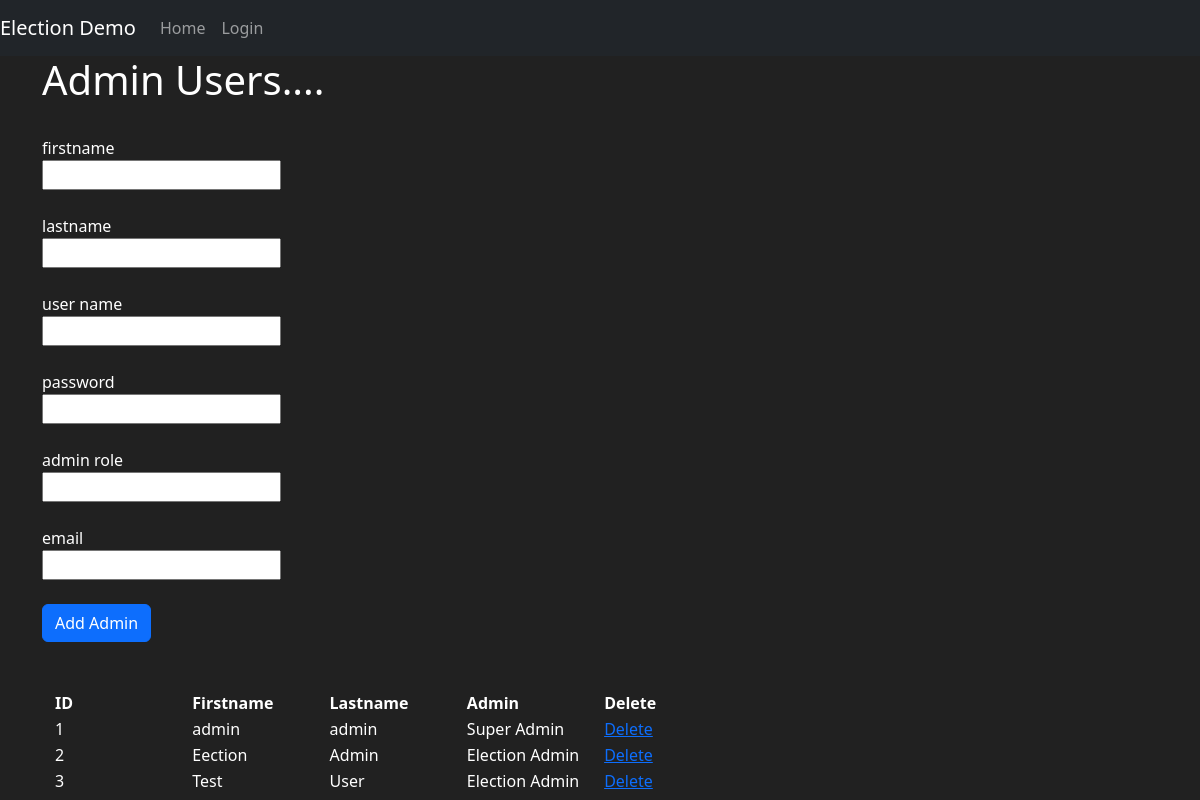
/user_admin, run on the app's committed database.
### election1/models.py (models this page shows, shortened)
class User(db.Model, UserMixin):
    id_user = db.Column(db.Integer, primary_key=True)
    user_firstname = db.Column(db.String(length=45), nullable=False)
    user_lastname = db.Column(db.String(length=45), nullable=False)
    user_so_name = db.Column(db.String(length=30), nullable=False, unique=True)
    user_pass = db.Column(db.String(length=256))
    user_email = db.Column(db.String(length=45), unique=True)
    user_status = db.Column(db.Integer, default=False, nullable=False)
    user_pw_change = db.Column(db.String(length=1))
    user_security = db.Column(db.String(138), default=unique_security_token)
    user_created = db.Column(db.DateTime, default=datetime.now)
    user_sec_send = db.Column(db.DateTime, default=datetime.now)
    user_creation_datetime = db.Column(db.DateTime, default=datetime.now, nullable=False)
    id_admin_role = db.Column(db.Integer, db.ForeignKey('admin_roles.id_admin_role'))
    @classmethod
    def get_all_admins(cls):
        return db.session.query(cls, Admin_roles).select_from(cls).join(Admin_roles).order_by()

class Admin_roles(db.Model):
    id_admin_role = db.Column(db.Integer, primary_key=True)
    admin_role_name = db.Column(db.String(length=45), nullable=False, unique=True)
    creation_datetime = db.Column(db.DateTime, default=datetime.now, nullable=False)
    user = db.relationship('User', backref='admin_roles')

### election1/admins/view.py (the view, shortened to what this page needs)
@admins.route('/user_admin', methods=['GET', 'POST'])
def user_admin():
    form = UserForm()
    the_admins = User.get_all_admins()
    return render_template('user.html', form=form, admins=the_admins)

### election1/admins/form.py
class UserForm(FlaskForm):
    user_firstname = StringField(label='firstname', validators=[Length(min=2, max=30), InputRequired()])
    user_lastname = StringField(label='lastname', validators=[Length(min=2, max=30), InputRequired()])
    user_so_name = StringField(label='user name', validators=[Length(min=2, max=30), InputRequired()])
    user_pass = StringField(label='password', validators=[Length(min=2, max=30), InputRequired()])
    id_admin_role = QuerySelectField(query_factory=admin_roles_query, label='admin role', get_label='admin_role_name')
    user_email = EmailField(label='email', validators=[Email()])
    submit = SubmitField(label='submit')

### election1/admins/view.py (called while the page is built)
@admins.before_request
def check_session_timeout():
    if not session_check():
        home = current_app.config['HOME']
        error = 'idle timeout '
        return render_template('session_timeout.html', error=error, home=home)

### election1/utils.py (called while the page is built, shortened)
def session_check():
    session.permanent = True
    idle_timeout = current_app.config['MYTIMEOUT'].total_seconds()
    session.modified = True
    current_date_time = datetime.now()
    session['last_activity'] = current_date_time.strftime("%Y-%m-%d %H:%M:%S")
    return True

### election1/templates/user.html (shortened to what this page needs)
{% extends 'base.html' %}
{% block content %}
    <div class="container">
        <h1> Admin Users....</h1>
        <br>
        <form method="post" style="color:white" autocomplete="off">
            <div class="row g-3 ">
                <div class="col-2 ">
                     {{ form.user_firstname.label() }}
                </div>
            </div>
             <div class="row g-3 ">
                 <div class="col-auto">
                     {{ form.user_firstname(autocomplete="off") }}
                </div>
            </div>
            <br>
            <div class="row g-3 ">
                 {{ form.user_lastname.label() }}
            </div>
             <div class="row g-3 ">
                 <div class="col-auto">
                     {{ form.user_lastname(autocomplete="off") }}
                </div>
            </div>
           <br>
            <div class="row g-3 ">
                <div class="col-2 ">
                    {{ form.user_so_name.label() }}
                </div>
            </div>
            <div class="row g-3 ">
                 <div class="col-auto">
                     {{ form.user_so_name(autocomplete="off") }}
                </div>
            </div>
           <br>
            <div class="row g-3 ">
                <div class="col-2 ">
                    {{ form.user_pass.label() }}
                </div>
            </div>
            <div class="row g-3 ">
                 <div class="col-auto">
                     {{ form.user_pass(autocomplete="off") }}
                </div>
            </div>
            <br>
            <div class="row g-3 ">
                <div class="col-2 ">
                    {{ form.id_admin_role.label() }}
                </div>
            </div>
            <div class="row g-3 ">
                 <div class="col-auto">
                     {{ form.id_admin_role(autocomplete="off") }}
                </div>
            </div>
             <br>
            <div class="row g-3 ">
                <div class="col-2 ">
                    {{ form.user_email.label() }}
                </div>
            </div>
            <div class="row g-3 ">
                 <div class="col-auto">
                     {{ form.user_email(autocomplete="off") }}
                </div>
            </div>
            <br>
            <div class="d-grid gap-2 d-md-block">
                {{ form.submit(type="submit",value='Add Admin', class="btn btn-primary") }}
            </div>
        </form>
         <br><br>
        <div class="container">
            <table class="table-dark">
               <thead>
                   <tr>
                       <th class="col-2"> ID</th>
                       <th class="col-2"> Firstname</th>
                       <th class="col-2"> Lastname</th>
                       <th class="col-2"> Admin</th>
                       <th class="col-2"> Delete </th>
                   </tr>
               </thead>
               <tbody>
               {% for user, admin_roles in admins %}
               <tr>
                    <td>{{ user.id_user }}</td>
                    <td>{{ user.user_firstname }}</td>
                    <td>{{ user.user_lastname }}</td>
                    <td>{{ admin_roles.admin_role_name }}</td>
                    {% if current_user.id_user != user.id_user %}
                    <td><a href="{{ url_for('admins.deleteuser', xid=user.id_user) }}">Delete</a></td>
                    {% else %}
                    <td>can't delete yourself</td>
                    {% endif %}
                </tr>
                {% endfor %}
               </tbody>
            </table>
        </div>
    </div>
{% endblock %}

### election1/templates/base.html (shortened to what this page needs)
<!doctype html>
<html lang="en">
   <head>
      <link href="https://cdn.jsdelivr.net/npm/bootstrap@5.2.3/dist/css/bootstrap.min.css" rel="stylesheet">
   </head>
    <body>
    <nav class="navbar navbar-expand-md navbar-dark bg-dark">
      <a class="navbar-brand" href="#">Election Demo</a>
      <div class="collapse navbar-collapse" id="navbarNav">
        <ul class="navbar-nav mr-auto">
            <li class="nav-item active">
                <a class="nav-link" href="{{ url_for('mains.homepage') }}">Home </a>
            </li>
            {% if not current_user.is_authenticated %}
                <li class="nav-item">
                    <a class="nav-link" href="{{ url_for('mains.login') }}">Login</a>
                </li>
            {% endif %}
        </ul>
      </div>
    </nav>
      {% block content %}
      {% endblock %}
   </body>
</html>

### election1/templates/base.html (style rules this page uses)
body { background-color: #212121; color: white }

### data on the page
User: id_user "1", user_firstname "admin", user_lastname "admin", admin_role_name "Super Admin"
User: id_user "2", user_firstname "Eection", user_lastname "Admin", admin_role_name "Election Admin"
User: id_user "3", user_firstname "Test", user_lastname "User", admin_role_name "Election Admin"
